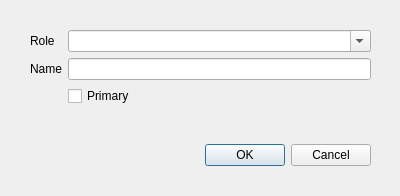
<?xml version="1.0" encoding="UTF-8"?>
<ui version="4.0">
 <class>CreditEditorWindow</class>
 <widget class="QDialog" name="CreditEditorWindow">
  <property name="geometry">
   <rect>
    <x>0</x>
    <y>0</y>
    <width>400</width>
    <height>196</height>
   </rect>
  </property>
  <property name="windowTitle">
   <string>Modify Credit</string>
  </property>
  <property name="sizeGripEnabled">
   <bool>false</bool>
  </property>
  <widget class="QDialogButtonBox" name="buttonBox">
   <property name="geometry">
    <rect>
     <x>180</x>
     <y>140</y>
     <width>191</width>
     <height>30</height>
    </rect>
   </property>
   <property name="orientation">
    <enum>Qt::Horizontal</enum>
   </property>
   <property name="standardButtons">
    <set>QDialogButtonBox::Cancel|QDialogButtonBox::Ok</set>
   </property>
  </widget>
  <widget class="QWidget" name="formLayoutWidget">
   <property name="geometry">
    <rect>
     <x>30</x>
     <y>30</y>
     <width>341</width>
     <height>106</height>
    </rect>
   </property>
   <layout class="QFormLayout" name="formLayout">
    <item row="1" column="0">
     <widget class="QLabel" name="label">
      <property name="text">
       <string>Role</string>
      </property>
     </widget>
    </item>
    <item row="1" column="1">
     <widget class="QComboBox" name="cbRole">
      <property name="editable">
       <bool>true</bool>
      </property>
     </widget>
    </item>
    <item row="2" column="1">
     <widget class="QLineEdit" name="leName"/>
    </item>
    <item row="2" column="0">
     <widget class="QLabel" name="label_2">
      <property name="text">
       <string>Name</string>
      </property>
     </widget>
    </item>
    <item row="3" column="1">
     <widget class="QCheckBox" name="cbPrimary">
      <property name="text">
       <string>Primary</string>
      </property>
     </widget>
    </item>
   </layout>
  </widget>
 </widget>
 <resources/>
 <connections>
  <connection>
   <sender>buttonBox</sender>
   <signal>accepted()</signal>
   <receiver>CreditEditorWindow</receiver>
   <slot>accept()</slot>
   <hints>
    <hint type="sourcelabel">
     <x>248</x>
     <y>254</y>
    </hint>
    <hint type="destinationlabel">
     <x>157</x>
     <y>274</y>
    </hint>
   </hints>
  </connection>
  <connection>
   <sender>buttonBox</sender>
   <signal>rejected()</signal>
   <receiver>CreditEditorWindow</receiver>
   <slot>reject()</slot>
   <hints>
    <hint type="sourcelabel">
     <x>316</x>
     <y>260</y>
    </hint>
    <hint type="destinationlabel">
     <x>286</x>
     <y>274</y>
    </hint>
   </hints>
  </connection>
 </connections>
</ui>
